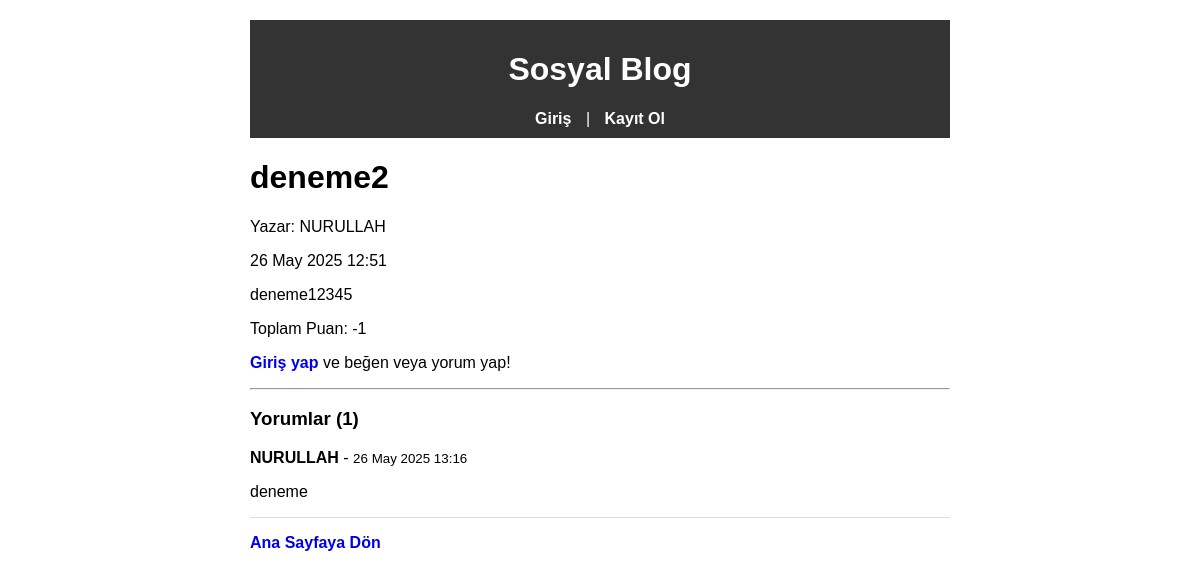
/post/2/, run on an earlier commit of the app's database.
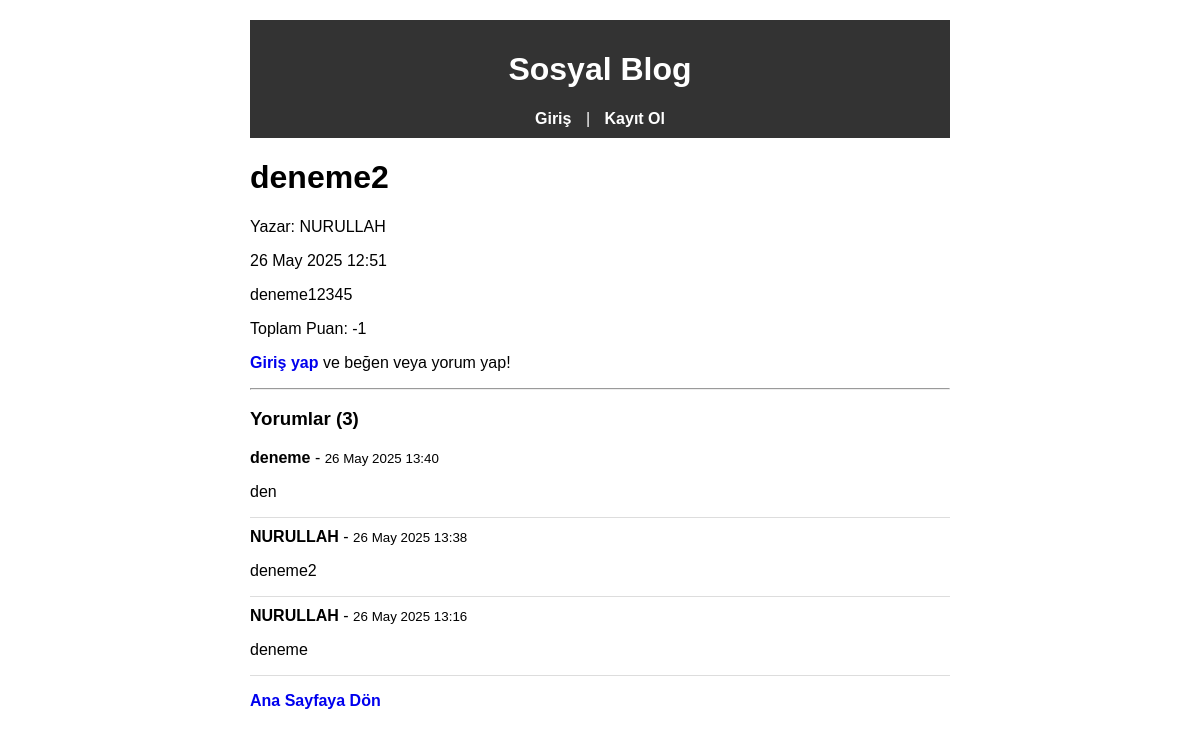
And on a later commit of the database.
### blog/models.py (models this page shows, shortened)
class Comment(models.Model):
    user = models.ForeignKey(User, on_delete=models.CASCADE)
    post = models.ForeignKey(Post, on_delete=models.CASCADE, related_name='comments')
    content = models.TextField()
    created_at = models.DateTimeField(auto_now_add=True)

### blog/views.py (the view)
# urls.py: path('post/<int:pk>/', views.post_detail, name='post_detail'),
def post_detail(request, pk):
    post = Post.objects.get(pk=pk)
    comments = post.comments.all().order_by('-created_at')
    score = post.likes.aggregate(total=Sum('vote'))['total'] or 0
    if request.method == 'POST':
        if not request.user.is_authenticated:
            return redirect('login')
        form = CommentForm(request.POST)
        if form.is_valid():
            comment = form.save(commit=False)
            comment.user = request.user
            comment.post = post
            comment.save()
            return redirect('post_detail', pk=pk)
    else:
        form = CommentForm()
    user_vote = None
    if request.user.is_authenticated:
        try:
            user_vote = Like.objects.get(user=request.user, post=post).vote
        except Like.DoesNotExist:
            user_vote = None
    context = {
        'post': post,
        'comments': comments,
        'form': form,
        'score': score,
        'user_vote': user_vote,
    }
    return render(request, 'blog/post_detail.html', context)

### blog/templates/blog/post_detail.html (shortened to what this page needs)
{% extends 'blog/base.html' %}
{% block content %}
<!DOCTYPE html>
<html>
<head>
</head>
<body>
    <h1>{{ post.title }}</h1>
    <p>Yazar: {{ post.author.username }}</p>
    <p>{{ post.created_at|date:"d M Y H:i" }}</p>
    <p>{{ post.content }}</p>
    <p>Toplam Puan: {{ score }}</p>
    {% if user.is_authenticated %}
        <p>
            <a href="{% url 'like_post' post.pk 'like' %}" style="color: {% if user_vote == 1 %}green{% else %}black{% endif %};">👍 Beğen</a> |
            <a href="{% url 'like_post' post.pk 'dislike' %}" style="color: {% if user_vote == -1 %}red{% else %}black{% endif %};">👎 Beğenme</a>
        </p>
    {% else %}
        <p><a href="{% url 'login' %}">Giriş yap</a> ve beğen veya yorum yap!</p>
    {% endif %}
    <hr>
    <h3>Yorumlar ({{ comments.count }})</h3>
    {% if comments %}
        {% for comment in comments %}
            <div style="border-bottom:1px solid #ddd; margin-bottom:10px;">
                <b>{{ comment.user.username }}</b> - <small>{{ comment.created_at|date:"d M Y H:i" }}</small>
                <p>{{ comment.content }}</p>
            </div>
        {% endfor %}
    {% else %}
        <p>Henüz yorum yok.</p>
    {% endif %}
    <p><a href="{% url 'home' %}">Ana Sayfaya Dön</a></p>
</body>
</html>
{% endblock %}

What changed in the data, as far as the page shows it:
added Comment: user.username "deneme", created_at "26 May 2025 13:40", content "den"
added Comment: user.username "NURULLAH", created_at "26 May 2025 13:38", content "deneme2"
Also different on the page:
{{ comments.count }}: "1" → "3"
